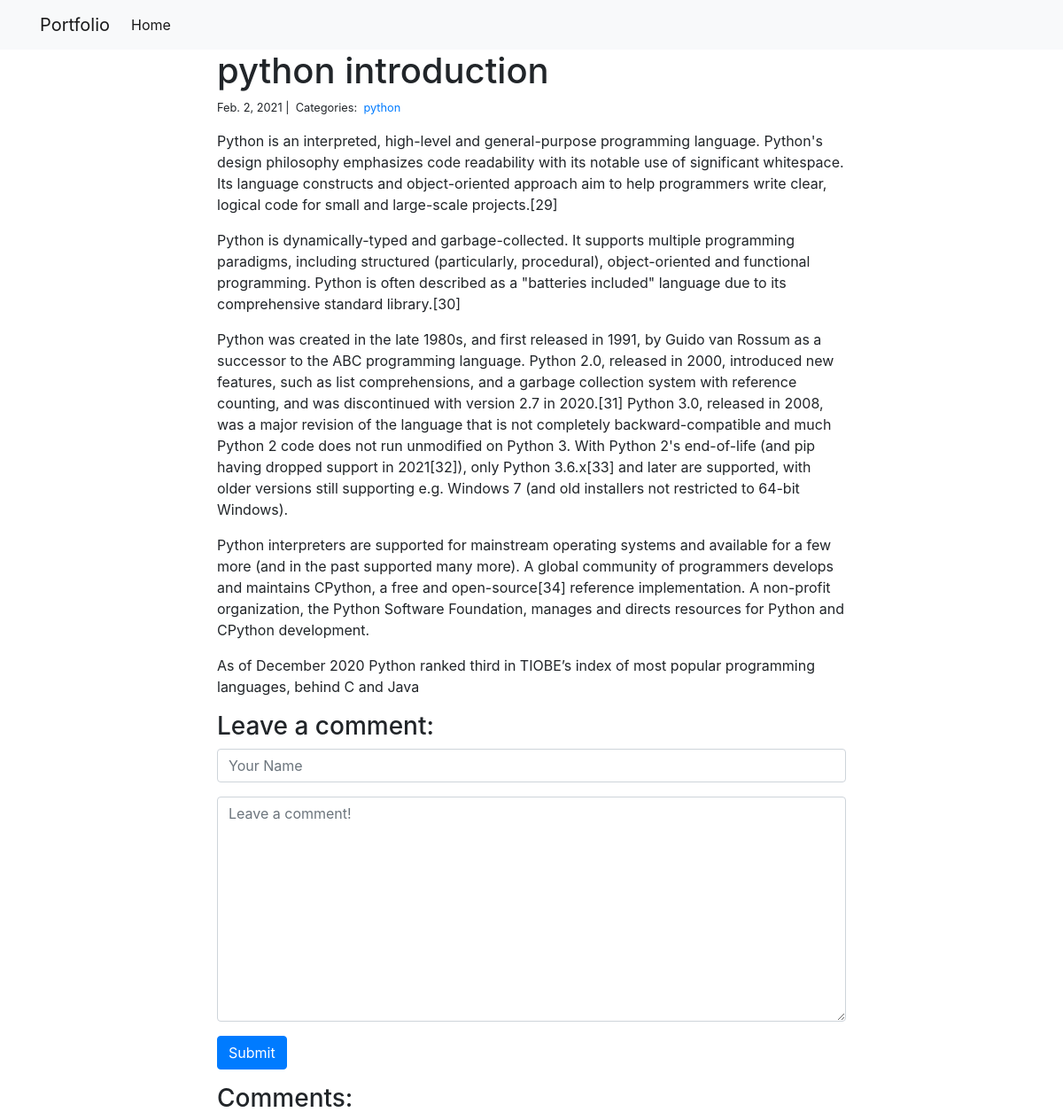
/blogapp/1/, run on the app's committed database.
### blogapp/models.py (models this page shows)
class Post(models.Model):
    title=models.CharField(max_length=255)
    body=models.TextField()
    created_on=models.DateTimeField(auto_now_add=True)
    last_modified=models.DateTimeField(auto_now=True)
    categories=models.ManyToManyField('category',related_name='posts')

class Category(models.Model):
    name=models.CharField(max_length=30)

### blogapp/views.py (the view, shortened to what this page needs)
# urls.py: path("<int:pk>/",views.blog_detail,name="blog_detail"),
def blog_detail(request,pk):
        post=Post.objects.get(pk=pk)
        form=CommentForm()
        comments=Comment.objects.filter(posts=post)
        context={
            "post":post,
            "comments":comments,
            "form":form
        }
        return render(request,"blog_detail.html",context)

### blogapp/forms.py
class CommentForm(forms.Form):
    author=forms.CharField(max_length=60,widget=forms.TextInput(attrs={"class":"form-control","placeholder":"Your Name"}))
    body=forms.CharField(widget=forms.Textarea(attrs={"class":"form-control","placeholder":"Leave a comment!"}))

### templates/blog_detail.html (shortened to what this page needs)
{% extends "base.html" %}
{% block page_content %}
<div class="col-md-8 offset-md-2">
    <h1>{{ post.title }}</h1>
    <small>
        {{ post.created_on.date }} |&nbsp;
        Categories:&nbsp;
        {% for category in post.categories.all %}
        <a href="{% url 'blog_category' category.name %}">
            {{ category.name }}
        </a>&nbsp;
        {% endfor %}
    </small>
    <p>{{ post.body | linebreaks }}</p>
    <h3>Leave a comment:</h3>
    <form action="/blog/{{ post.pk }}/" method="post">
        <div class="form-group">
            {{ form.author }}
        </div>
        <div class="form-group">
            {{ form.body }}
        </div>
        <button type="submit" class="btn btn-primary">Submit</button>
    </form>
    <h3>Comments:</h3>
</div>
{% endblock %}

### templates/base.html (shortened to what this page needs)
<link rel="stylesheet" href="https://stackpath.bootstrapcdn.com/bootstrap/4.1.3/css/bootstrap.min.css">
<nav class="navbar navbar-expand-lg navbar-light bg-light">
    <div class="container">
        <a class="navbar-brand" href="{% url 'blog_index' %}">Portfolio</a>
        <div class="collapse navbar-collapse" id="navbarSupportedContent">
          <ul class="navbar-nav mr-auto">
            <li class="nav-item active">
              <a class="nav-link" href="{% url 'blog_index' %}">Home</a>
            </li>
          </ul>
        </div>
    </div>
</nav>
<div class="container">
    {% block page_content %}{% endblock %}
</div>

### data on the page
Post: title "python introduction", created_on "Feb. 2, 2021", body "Python is an interpreted, high-level and general-purpose programming language. Python's design philosophy emphasizes code readability with its notable use of significant whitespace. Its language constructs and object-oriented approach aim to help programmers write clear, logical code for small and large-scale projects.[29] Python is dynamically-typed and garbage-collected. It supports multiple programming paradigms, including structured (particularly, procedural), object-oriented and functional programming. Python is often described as a \"batteries included\" language due to its comprehensive standard library.[30] Python was created in the late 1980s, and first released in 1991, by Guido van…"
Category: name "python"
